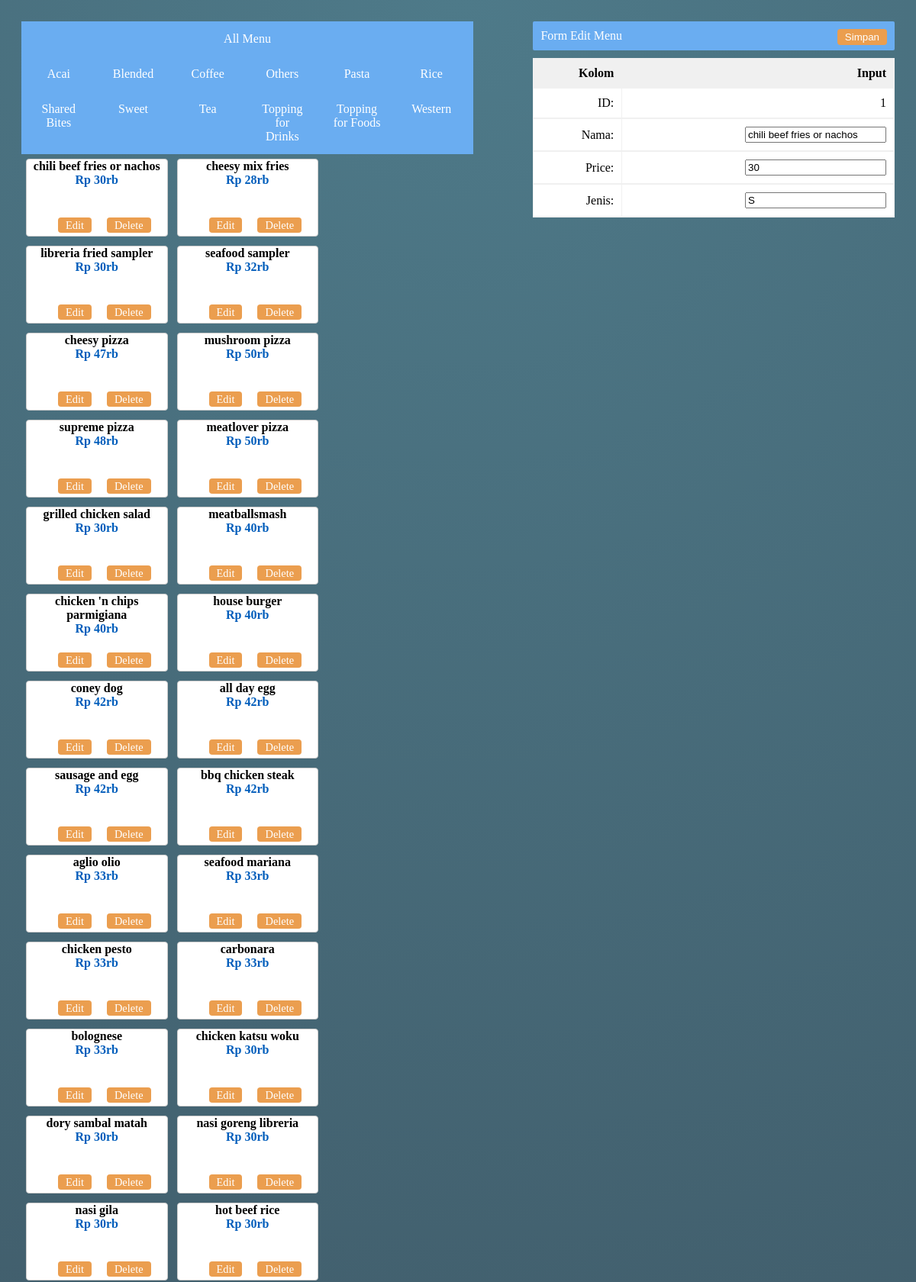
The page /admin.php?action=edit&product_id=1 (upper part) on the database its author committed.
### tables this page shows
CREATE TABLE `tbl_product` (
  `product_id` int(11) NOT NULL,
  `Nama` varchar(255) DEFAULT NULL,
  `price` double DEFAULT NULL,
  `Jenis` varchar(2) DEFAULT NULL,
  PRIMARY KEY (`product_id`),
  KEY `Jenis` (`Jenis`),
  CONSTRAINT `tbl_product_ibfk_1` FOREIGN KEY (`Jenis`) REFERENCES `tbl_jenis` (`jenis`) ON DELETE CASCADE ON UPDATE CASCADE
);

### _con.php (called while the page is built, shortened)
<?php
class DBController {
	private $host = "localhost";
	private $user = "raldo";
	private $password = "raldo123";
	private $database = "cafein";
	private $conn;
	function __construct() {
		$this->conn = $this->connectDB();
	}
	function connectDB() {
		$conn = mysqli_connect($this->host,$this->user,$this->password,$this->database);
		return $conn;
	}
	function runQuery($query) {
		$result = mysqli_query($this->conn,$query);
		while($row=mysqli_fetch_assoc($result)) {
			$resultset[] = $row;
		}
		if(!empty($resultset))
			return $resultset;
	}
}
?>

### admin.php (the view, shortened to what this page needs)
<?php
include("_con.php");
$db_edit = new DBController();
if(!empty($_GET["action"])) {
switch($_GET["action"]) {
    case "edit":
        if(!empty($_GET["product_id"])) {
            $productById = $db_edit->runQuery("SELECT * FROM tbl_product WHERE product_id='" . $_GET["product_id"] . "'");
        }
    break;
}
}
?>
<html>
<head>
    <link rel="stylesheet" type="text/css" href="css/login.css">
    <link rel="stylesheet" type="text/css" href="css/pesan.css">
    <link href="https://code.ionicframework.com/ionicons/1.4.1/css/ionicons.min.css" rel="stylesheet" type="text/css"/>
</head>
<body>
    <div style="width: 100%;">
        <div id="product-grid" style="width: 50%; float: left; padding: 20px;">
            <ul><li class="allmenu"><a href="admin.php">All Menu</a></li></ul>
            <ul>
                <li class="menu"><a class="active" href="admin.php?view=v_acai">Acai</a></li>
                <li class="menu"><a href="admin.php?view=v_blended">Blended</a></li>
                <li class="menu"><a href="admin.php?view=v_coffee">Coffee</a></li>
                <li class="menu"><a href="admin.php?view=v_others">Others</a></li>
                <li class="menu"><a href="admin.php?view=v_pasta">Pasta</a></li>
                <li class="menu"><a href="admin.php?view=v_rice">Rice</a></li>
                <li class="menu"><a href="admin.php?view=v_sharedbites">Shared Bites</a></li>
                <li class="menu"><a href="admin.php?view=v_sweet">Sweet</a></li>
                <li class="menu"><a href="admin.php?view=v_tea">Tea</a></li>
                <li class="menu"><a href="admin.php?view=v_topdrinks">Topping for Drinks</a></li>
                <li class="menu"><a href="admin.php?view=v_topfood">Topping for Foods</a></li>
                <li class="menu"><a href="admin.php?view=v_western">Western</a></li>
            </ul>
            <?php
                if (isset($_GET['view'])) {
                    $product_array = $db_edit->runQuery("SELECT * FROM `".$_GET['view']."`");
                }
                else {
                    $product_array = $db_edit->runQuery("SELECT * FROM tbl_product ORDER BY product_id ASC");
                }
                if (!empty($product_array)) {
                foreach($product_array as $key=>$value){
            ?>
            <div class="product-item" style="position: relative;">
                <div><strong style="color: black"><?php echo $product_array[$key]["Nama"]; ?></strong></div>
                <div class="product-price"><?php echo "Rp ".$product_array[$key]["price"];?>rb</div>
                <div style="bottom: 5px; left: 20px; right: 20px; position: absolute; "><a style="margin: 20px" href="admin.php?action=edit&product_id=<?php echo $product_array[$key]["product_id"]; ?>" class="btnRemoveAction">Edit</a><a href="delete.php?product_id=<?php echo $product_array[$key]["product_id"]; ?>" class="btnRemoveAction">Delete</a></div>
            </div>
            <?php
                }
            }
            ?>
        </div>
        <div id="shopping-cart" style="width: 40%; float: right; padding: 20px;">
            <form method="post" action="update.php">
                <div class="txt-heading">Form Edit Menu <input style="float: right;" type="submit" value="Simpan" name="simpan" class="btnAddAction" /></div>
                <?php
                    if(isset($_SESSION["editan"])){
                ?>
                <table cellpadding="10" cellspacing="1">
                    <tbody>
                        <tr>
                            <th style="text-align:right;color: black"><strong>Kolom</strong></th>
                            <th style="text-align:right;color: black"><strong>Input</strong></th>
                        </tr>
                        <?php
                            foreach ($_SESSION["editan"] as $item) {
                        ?>
                        <tr>
                            <td style="text-align:right;border-bottom:#F0F0F0 1px solid; color: black">
                                <label for="id">ID: </label>
                            </td>
                            <td style="text-align:right;border-bottom:#F0F0F0 1px solid; color: black">
                                <label name="id"><?php echo $item['product_id'] ?></label>
                            </td>
                        </tr>
                        <tr>
                            <td style="text-align:right;border-bottom:#F0F0F0 1px solid; color: black">
                                <label for="nama">Nama: </label>
                            </td>
                            <td style="text-align:right;border-bottom:#F0F0F0 1px solid; color: black">
                                <input type="text" name="name" value="<?php echo $item['name'] ?>" />
                            </td>
                        </tr>
                        <tr>
                            <td style="text-align:right;border-bottom:#F0F0F0 1px solid; color: black">
                                <label for="price">Price: </label>
                            </td>
                            <td style="text-align:right;border-bottom:#F0F0F0 1px solid; color: black">
                                <input type=text name="price" value="<?php echo $item['price'] ?>" />
                            </td>
                        </tr>
                        <tr>
                            <td style="text-align:right;border-bottom:#F0F0F0 1px solid; color: black">
                                <label for="jenis">Jenis: </label>
                            </td>
                            <td style="text-align:right;border-bottom:#F0F0F0 1px solid; color: black">
                                <input type=text name="jenis" value="<?php echo $item['jenis'] ?>" />
                            </td>
                        </tr>
                    </tbody>
                </table>
                <?php
            }
                    }
                ?>
            </div>
    </div>
</body>
</html>

### css/login.css (style rules this page uses)
html, body { min-height: 100%; font-family: Oxygen; font-weight: 300; font-size: 1em; color: #fff; }
body { background: #2e3441; background-image: -webkit-radial-gradient(top, circle cover, #4e7a89, #2e3441 80%); background-image: -moz-radial-gradient(top, circle cover, #4e7a89, #2e3441 80%); background-image: -o-radial-gradient(top, circle cover, #4e7a89, #2e3441 80%); background-image: radial-gradient(top, circle cover, #4e7a89, #2e3441 80%); -webkit-font-smoothing: antialiased; -moz-osx-font-smoothing: grayscale; }

### css/pesan.css (style rules this page uses)
body { font-family:calibri; }
#shopping-cart table { width:100%;background-color:#F0F0F0; }
#shopping-cart table td { background-color:#FFFFFF; }
.txt-heading { padding: 10px 10px; border-radius: 2px; color: #FFF; background: #6aadf1; margin-bottom:10px; }
a.btnRemoveAction { background-color: #eb9e4f; color:#ffffff; border:0; padding:2px 10px; font-size:0.9em; text-decoration: none; border-radius: 4px; cursor: pointer; }
.btnAddAction { background-color: #eb9e4f; border: 0; padding: 3px 10px; color: #ffffff; margin-left: 2px; border-radius: 4px; cursor: pointer; }
#shopping-cart { margin-bottom:30px; }
#product-grid { margin-bottom:30px; }
.product-item { width: 31%; height: 100px; float:left; background: #ffffff;margin: 6px; border:#CCC 1px solid;border-radius:4px; }
.product-item div { text-align:center; }
.product-price { color: #005dbb; font-weight: 600; }
ul { list-style-type: none; margin: 0; padding: 0; overflow: hidden; color: #FFF; background: #6aadf1; }
li.allmenu { width: 100%; }
li.menu { width: 16.5%; }
li { float: left; }
li a { display: block; color: white; text-align: center; padding: 14px 16px; text-decoration: none; }

### rows shown on the page
tbl_product: Nama "chili beef fries or nachos", price "30", product_id "1", name "chili beef fries or nachos", jenis "S"
tbl_product: Nama "cheesy mix fries", price "28"
tbl_product: Nama "libreria fried sampler", price "30"
tbl_product: Nama "seafood sampler", price "32"
tbl_product: Nama "cheesy pizza", price "47"
tbl_product: Nama "mushroom pizza", price "50"
tbl_product: Nama "supreme pizza", price "48"
tbl_product: Nama "meatlover pizza", price "50"
tbl_product: Nama "grilled chicken salad", price "30"
tbl_product: Nama "meatballsmash", price "40"
tbl_product: Nama "chicken 'n chips parmigiana", price "40"
tbl_product: Nama "house burger", price "40"
tbl_product: Nama "coney dog", price "42"
tbl_product: Nama "all day egg", price "42"
tbl_product: Nama "sausage and egg", price "42"
tbl_product: Nama "bbq chicken steak", price "42"
tbl_product: Nama "aglio olio", price "33"
tbl_product: Nama "seafood mariana", price "33"
tbl_product: Nama "chicken pesto", price "33"
tbl_product: Nama "carbonara", price "33"
tbl_product: Nama "bolognese", price "33"
tbl_product: Nama "chicken katsu woku", price "30"
tbl_product: Nama "dory sambal matah", price "30"
tbl_product: Nama "nasi goreng libreria", price "30"
tbl_product: Nama "nasi gila", price "30"
tbl_product: Nama "hot beef rice", price "30"
